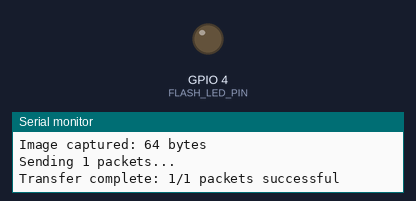
Recording of a sketch running on a simulated ESP32. Parts: output pins drawn as LEDs (lit = HIGH), the last lines printed to the serial monitor. The camera gives no picture.

Above: at 8.6 s.
At 13.8 s:
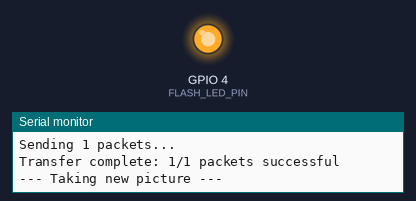
Timing chart, 0 to 17.2 s (numbered marks = the images above):
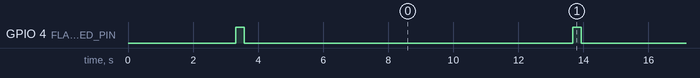

Measured:
- by itself, GPIO 4 (FLASH_LED_PIN): alternates HIGH for 0.26 s and LOW for 10.1 s

The sketch:

send_one_picture.ino
```cpp
/*
  ESP32-CAM Image Transfer via ESP-NOW
  Transmitter Side

  Takes a picture and sends it in chunks via ESP-NOW
  Compatible with ESP32-CAM AI-THINKER model
*/

#include <esp_now.h>
#include <WiFi.h>
#include "esp_camera.h"

// ===========================
// Camera Model Configuration
// ===========================
#define CAMERA_MODEL_AI_THINKER
#include "camera_pins.h"

// ===========================
// Receiver MAC Address
// Replace with your receiver's MAC Address
// ===========================
uint8_t receiverAddress[] = {0xA4, 0xCF, 0x12, 0x9B, 0x7E, 0x23}; // R1 from MACaddress.csv

// ===========================
// Data Structure for Image Transfer
// ===========================
#define MAX_PACKET_SIZE 240  // ESP-NOW max is 250, leave some buffer
#define FLASH_LED_PIN 4      // Flash LED pin for AI-THINKER

typedef struct struct_message {
  uint16_t packet_id;      // Packet number
  uint16_t total_packets;  // Total number of packets
  uint16_t data_length;    // Length of data in this packet
  uint8_t data[MAX_PACKET_SIZE]; // Image data chunk
} struct_message;

struct_message myData;
esp_now_peer_info_t peerInfo;

// Variables
bool sendSuccess = false;
int successCount = 0;
int totalPacketsSent = 0;

// ===========================
// Callback when data is sent
// ===========================
void OnDataSent(const uint8_t *mac_addr, esp_now_send_status_t status) {
  if (status == ESP_NOW_SEND_SUCCESS) {
    successCount++;
  } else {
    Serial.printf("Packet failed: %d\n", myData.packet_id);
  }
}

// ===========================
// Initialize Camera
// ===========================
bool initCamera() {
  camera_config_t config;
  config.ledc_channel = LEDC_CHANNEL_0;
  config.ledc_timer = LEDC_TIMER_0;
  config.pin_d0 = Y2_GPIO_NUM;
  config.pin_d1 = Y3_GPIO_NUM;
  config.pin_d2 = Y4_GPIO_NUM;
  config.pin_d3 = Y5_GPIO_NUM;
  config.pin_d4 = Y6_GPIO_NUM;
  config.pin_d5 = Y7_GPIO_NUM;
  config.pin_d6 = Y8_GPIO_NUM;
  config.pin_d7 = Y9_GPIO_NUM;
  config.pin_xclk = XCLK_GPIO_NUM;
  config.pin_pclk = PCLK_GPIO_NUM;
  config.pin_vsync = VSYNC_GPIO_NUM;
  config.pin_href = HREF_GPIO_NUM;
  config.pin_sccb_sda = SIOD_GPIO_NUM;
  config.pin_sccb_scl = SIOC_GPIO_NUM;
  config.pin_pwdn = PWDN_GPIO_NUM;
  config.pin_reset = RESET_GPIO_NUM;
  config.xclk_freq_hz = 20000000;
  config.pixel_format = PIXFORMAT_JPEG;
  config.frame_size = FRAMESIZE_VGA;  // VGA for reasonable size
  config.jpeg_quality = 12;            // 0-63, lower is higher quality
  config.fb_count = 1;
  config.grab_mode = CAMERA_GRAB_LATEST;

  // Initialize camera
  esp_err_t err = esp_camera_init(&config);
  if (err != ESP_OK) {
    Serial.printf("Camera init failed with error 0x%x\n", err);
    return false;
  }

  Serial.println("Camera initialized successfully");
  return true;
}

// ===========================
// Capture and Send Image
// ===========================
bool captureAndSendImage() {
  // Turn on flash LED
  pinMode(FLASH_LED_PIN, OUTPUT);
  digitalWrite(FLASH_LED_PIN, HIGH);
  delay(200);  // Give time for flash

  // Capture image
  camera_fb_t *fb = esp_camera_fb_get();
  digitalWrite(FLASH_LED_PIN, LOW);

  if (!fb) {
    Serial.println("Camera capture failed");
    return false;
  }

  Serial.printf("Image captured: %d bytes\n", fb->len);

  // Calculate number of packets needed
  uint16_t totalPackets = (fb->len + MAX_PACKET_SIZE - 1) / MAX_PACKET_SIZE;
  Serial.printf("Sending %d packets...\n", totalPackets);

  successCount = 0;
  totalPacketsSent = 0;

  // Send image in chunks
  for (uint16_t i = 0; i < totalPackets; i++) {
    myData.packet_id = i;
    myData.total_packets = totalPackets;

    // Calculate data length for this packet
    uint16_t remainingBytes = fb->len - (i * MAX_PACKET_SIZE);
    myData.data_length = (remainingBytes < MAX_PACKET_SIZE) ? remainingBytes : MAX_PACKET_SIZE;

    // Copy data chunk
    memcpy(myData.data, fb->buf + (i * MAX_PACKET_SIZE), myData.data_length);

    // Send packet
    esp_err_t result = esp_now_send(receiverAddress, (uint8_t *)&myData, sizeof(myData));
    totalPacketsSent++;

    if (result != ESP_OK) {
      Serial.printf("Error sending packet %d\n", i);
    }

    // Small delay between packets
    delay(5);

    // Progress indicator every 20 packets
    if ((i + 1) % 20 == 0) {
      Serial.printf("Progress: %d/%d packets sent\n", i + 1, totalPackets);
    }
  }

  // Wait for all callbacks to complete
  delay(100);

  // Release frame buffer
  esp_camera_fb_return(fb);

  Serial.printf("Transfer complete: %d/%d packets successful\n", successCount, totalPackets);
  return (successCount == totalPackets);
}

// ===========================
// Setup
// ===========================
void setup() {
  Serial.begin(115200);
  delay(1000);

  Serial.println("\n\nESP32-CAM Image Transmitter");
  Serial.println("============================");

  // Initialize Camera
  if (!initCamera()) {
    Serial.println("Camera initialization failed!");
    while (1) delay(1000);
  }

  // Set WiFi to Station mode
  WiFi.mode(WIFI_STA);

  // Print MAC Address
  Serial.print("Transmitter MAC Address: ");
  Serial.println(WiFi.macAddress());

  // Initialize ESP-NOW
  if (esp_now_init() != ESP_OK) {
    Serial.println("Error initializing ESP-NOW");
    while (1) delay(1000);
  }

  Serial.println("ESP-NOW initialized");

  // Register send callback
  esp_now_register_send_cb(OnDataSent);

  // Register peer
  memcpy(peerInfo.peer_addr, receiverAddress, 6);
  peerInfo.channel = 0;
  peerInfo.encrypt = false;

  if (esp_now_add_peer(&peerInfo) != ESP_OK) {
    Serial.println("Failed to add peer");
    while (1) delay(1000);
  }

  Serial.println("Peer registered successfully");
  Serial.println("\nPress RESET to capture and send image");
  Serial.println("============================\n");

  delay(2000);

  // Capture and send image on startup
  captureAndSendImage();
}

// ===========================
// Loop
// ===========================
void loop() {
  // Wait 10 seconds between captures
  delay(10000);

  Serial.println("\n--- Taking new picture ---");
  captureAndSendImage();
}
```

camera_pins.h
```cpp
// Camera pin definitions for ESP32-CAM AI-THINKER model

#if defined(CAMERA_MODEL_AI_THINKER)
#define PWDN_GPIO_NUM  32
#define RESET_GPIO_NUM -1
#define XCLK_GPIO_NUM  0
#define SIOD_GPIO_NUM  26
#define SIOC_GPIO_NUM  27

#define Y9_GPIO_NUM    35
#define Y8_GPIO_NUM    34
#define Y7_GPIO_NUM    39
#define Y6_GPIO_NUM    36
#define Y5_GPIO_NUM    21
#define Y4_GPIO_NUM    19
#define Y3_GPIO_NUM    18
#define Y2_GPIO_NUM    5
#define VSYNC_GPIO_NUM 25
#define HREF_GPIO_NUM  23
#define PCLK_GPIO_NUM  22

// Flash LED pin
#define LED_GPIO_NUM   4

#else
#error "Camera model not defined or not supported"
#endif
```
